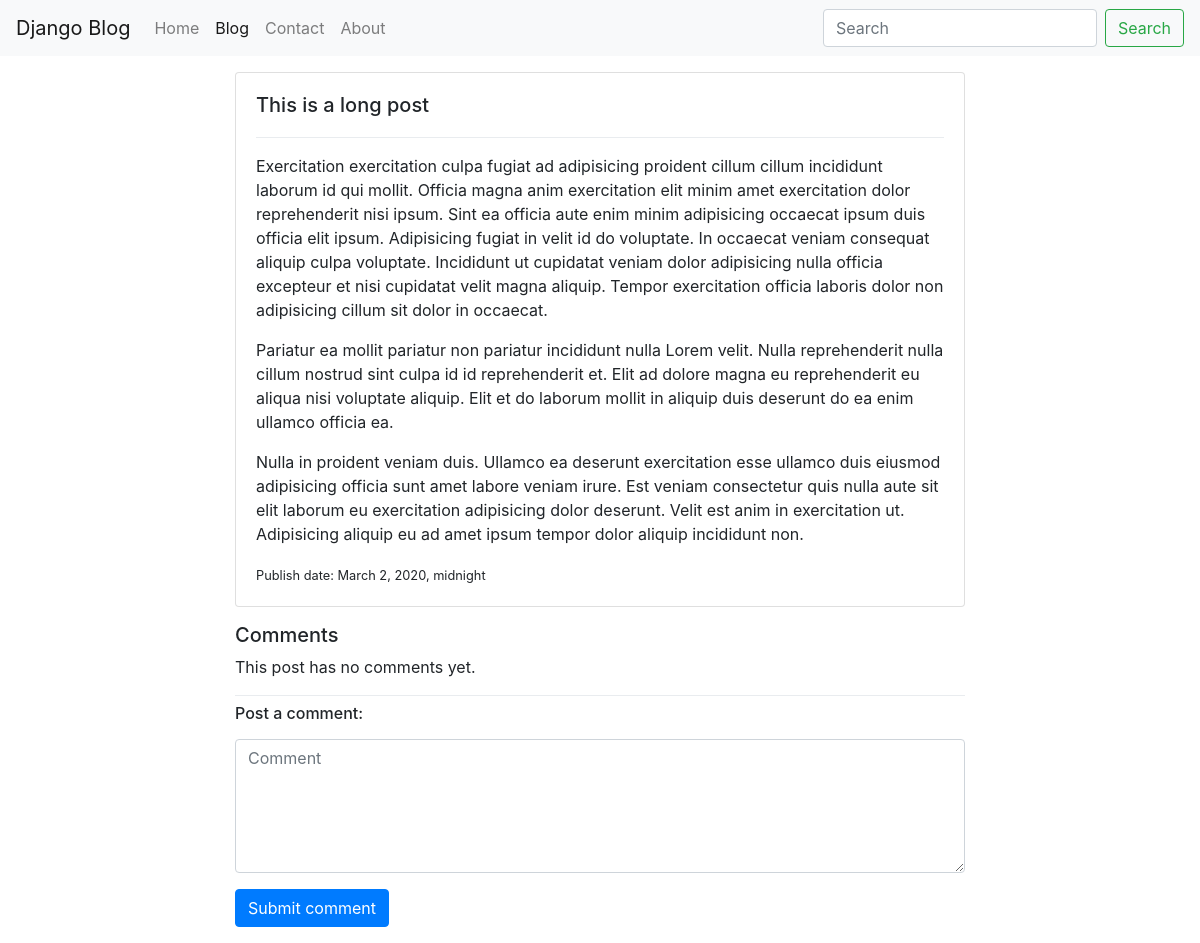
The app's page /blog/this-is-a-long-post/ with its own data.
### blog/models.py (models this page shows, shortened)
class BlogPost(models.Model):
  user = models.ForeignKey(user_model,
    null=True, default=1, on_delete=models.SET_NULL)
  title = models.TextField()
  slug = models.SlugField(unique=True)
  content = models.TextField(null=True, blank=True)
  publish_date = models.DateTimeField(auto_now=False, auto_now_add=False, null=True, blank=True)
  timestamp = models.DateTimeField(auto_now_add=True)
  updated = models.DateTimeField(auto_now=True)
  image = models.ImageField(upload_to='image/', blank=True, null=True)
  objects = BlogPostManager()
  class Meta:
    ordering = ['-publish_date', '-updated', '-timestamp']

### blog/views.py (the view)
# urls.py: path('<str:slug>/', blog_post_detail_view),
def blog_post_detail_view(request, slug):
  try:
    obj = BlogPost.objects.get(slug=slug)
  except:
    raise Http404('Blog post does not exist.')
  form = BlogPostCommentForm(request.POST or None, initial={'post': obj, 'user': request.user or None})
  if form.is_valid():
    print(form.cleaned_data)
    form.save()
    form = BlogPostCommentForm(initial={'post': obj, 'user': request.user or None})
  else:
    print(form.errors.as_data())
  comments = obj.comments.all()
  t_name = 'blog/detail.html'
  context = {
    'object': obj,
    'detail': True,
    'comments': comments,
    'commentForm': form
  }
  return render(request, t_name, context)

### blog/forms.py
class BlogPostCommentForm(forms.ModelForm):
  class Meta:
    model = BlogPostComment
    fields = ['user', 'post', 'content']
    widgets = {
          'user': forms.NumberInput(attrs={'hidden': True}),
          'post': forms.NumberInput(attrs={'hidden': True}),
          'content': forms.Textarea(attrs={'class': 'form-control', 'placeholder': 'Comment', 'rows': 5}),
        }
  def __init__(self, *args, **kwargs):
        super(BlogPostCommentForm, self).__init__(*args, **kwargs)
        self.fields['user'].required = False

### blog/models.py (called while the page is built)
  def get_queryset(self):
    return BlogPostQuerySet(self.model, using=self._db)

### blog/templates/blog/detail.html (shortened to what this page needs)
{% extends "base.html" %}
{% block content %}
  {% include "blog/list_inline.html" with blog_post=object %}
  <h5>Comments</h5>
  {% for c in comments %}
    {% include "blog/comment.html" with comment=c %}
  {% empty %}
    <p>This post has no comments yet.</p>
  {% endfor %}
  <div class="dropdown-divider"></div>
  <h6>Post a comment:</h6>
  <form method="POST" action="." onsubmit="submitPost()" novalidate>
    {% for field in commentForm %}
      <div class="form-group">
        {{ field }}
      </div>
    {% endfor %}
    <button type="submit" class="btn btn-primary mb-3">Submit comment</button>
  </form>
{% endblock %}

### blog/templates/blog/list_inline.html (shortened to what this page needs)
<div class="card mb-3">
  <div class="card-body">
    <div class="row">
      <div class="col-9">
        <h5 class="card-title">{{ blog_post.title }}</h5>
      </div>
      <div class="col-3">
      </div>
    </div>
    <div class="dropdown-divider"></div>
    {% if truncate %}
      <p class="card-text">{{ blog_post.content | linebreaks | truncatewords:50 }}</p>
    {% else %}
      <p class="card-text">{{ blog_post.content | linebreaks }}</p>
    {% endif %}
    <small>Publish date: {{ blog_post.publish_date }}</small>
  </div>
</div>

### records on screen
BlogPost: title "This is a long post", content "Exercitation exercitation culpa fugiat ad adipisicing proident cillum cillum incididunt laborum id qui mollit. Officia magna anim exercitation elit minim amet exercitation dolor reprehenderit nisi ipsum. Sint ea officia aute enim minim adipisicing occaecat ipsum duis officia elit ipsum. Adipisicing fugiat in velit id do voluptate. In occaecat veniam consequat aliquip culpa voluptate. Incididunt ut cupidatat veniam dolor adipisicing nulla officia excepteur et nisi cupidatat velit magna aliquip. Tempor exercitation officia laboris dolor non adipisicing cillum sit dolor in occaecat. Pariatur ea mollit pariatur non pariatur incididunt nulla Lorem velit. Nulla reprehenderit nulla cillum nostrud…", publish_date "March 2, 2020, midnight"
